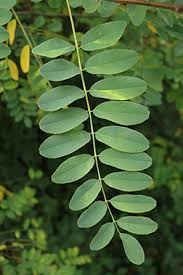
#> input picture download.jpg, 183 x 275 px
$ jupyter execute --allow-errors Sample_Prediction.ipynb   (shell and % lines are left out)
#> lines starting #> are read from the running program, lines starting #| are printed output that depends on the picture; after the words box and inside, x2 and y2 are one past the last pixel; in counts of white or black regions, pixels touching at a corner belong together
[cell 1]
# Importing the Required Libraries

import scipy.ndimage
import numpy as np
from keras.models import load_model
from keras.preprocessing.image import img_to_array
import cv2
import matplotlib.pyplot as plt
from utils import words_dict

#> (a cell that did not finish here is left out)

[cell 3]
# Load an Image

image_RGB = cv2.imread('download.jpg', 1)
#> image_RGB is the input picture: shape (275, 183, 3); mean B, G, R 54.7, 100, 74.3

[cell 4]
# Converting to GRAY_SCALE

image_GRAY = cv2.cvtColor(image_RGB, cv2.COLOR_BGR2GRAY)
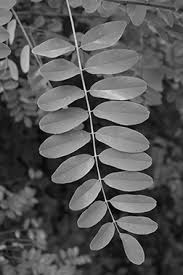
#> image_GRAY: shape (275, 183); min 1, max 238, mean 87.1

[cell 5]
# Segmenting the images

ret, thresh = cv2.threshold(image_GRAY,0,255,cv2.THRESH_BINARY_INV+cv2.THRESH_OTSU)
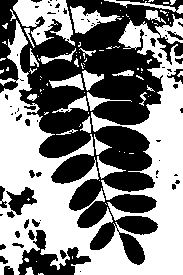
#> thresh: shape (275, 183); 52% white; 73 black regions (49 under 20 px), largest, box (x1, y1, x2, y2) and area: (0, 0, 183, 265) 21343, (18, 230, 91, 275) 1306, (6, 187, 37, 215) 410
#> ret = 88

[cell 6]
# Noise Removal Process

# Closing operation
kernel = np.ones((3, 3), np.uint8)
closing = cv2.morphologyEx(thresh, cv2.MORPH_CLOSE, kernel, iterations = 2)
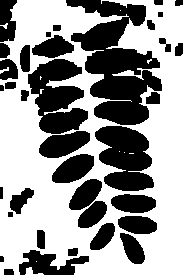
#> closing: shape (275, 183); 58.6% white; 36 black regions, largest, box (x1, y1, x2, y2) and area: (66, 0, 162, 125) 6082, (28, 59, 88, 134) 2836, (95, 126, 154, 191) 2685
# Background area using Dialation
bg = cv2.dilate(closing, kernel, iterations = 1)
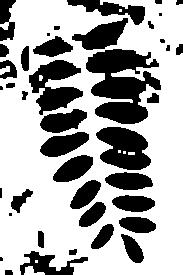
#> bg: shape (275, 183); 66.7% white; 41 black regions (6 under 20 px), largest, box (x1, y1, x2, y2) and area: (86, 49, 161, 124) 3359, (96, 127, 151, 170) 1631, (29, 60, 83, 115) 1602
# Finding foreground area
dist_transform = cv2.distanceTransform(closing, cv2.DIST_L2, 0)
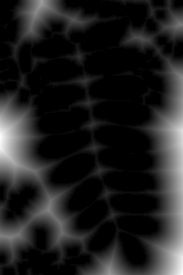
#> dist_transform: shape (275, 183) float32; min 0, max 40.85, mean 5.3; drawn with min black and max white
ret, fg = cv2.threshold(dist_transform, 0.01 * dist_transform.max(), 255, 0)
#> ret = 0.409

[cell 7]
# Display The Final Transformed Image

plt.imshow(fg, cmap="Greys_r")
plt.xticks([]), plt.yticks([])
plt.show()

[cell 8]
# Adding 3 channels to image and resizing it into (224, 224)

nchannels = 3
image = np.resize(fg, (224, 224, nchannels))
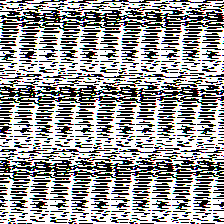
#> image: shape (224, 224, 3) float32; mean of channels 0, 1, 2 149, 149.2, 149.2; drawn as B, G, R

#> (the rest of this cell did not finish here and is left out)
